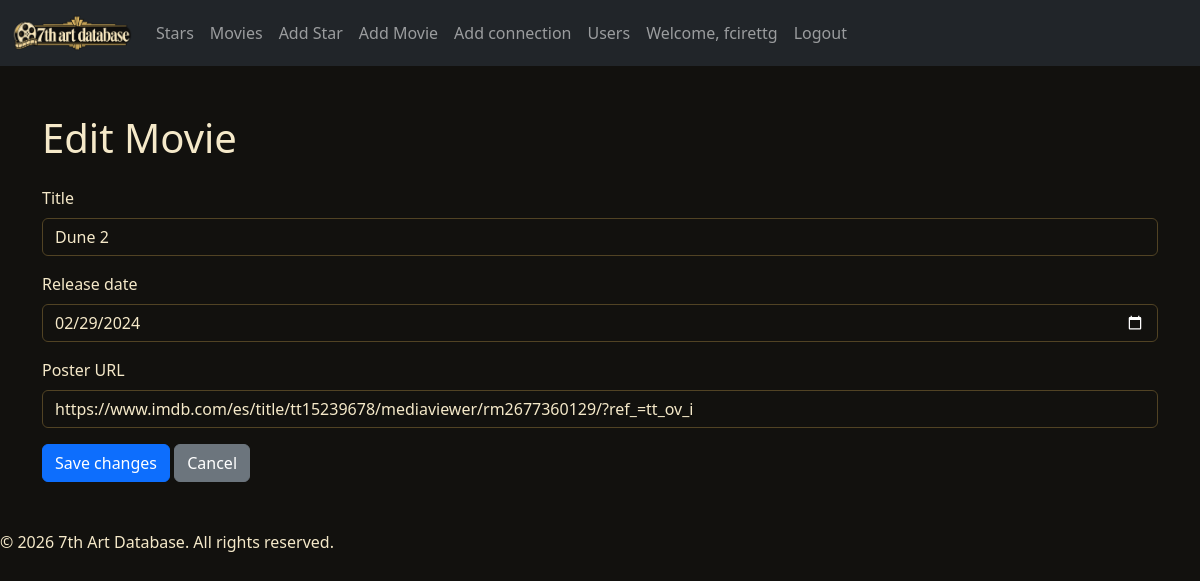
Before: /edit_movie/11 (signed in) with the older database file.
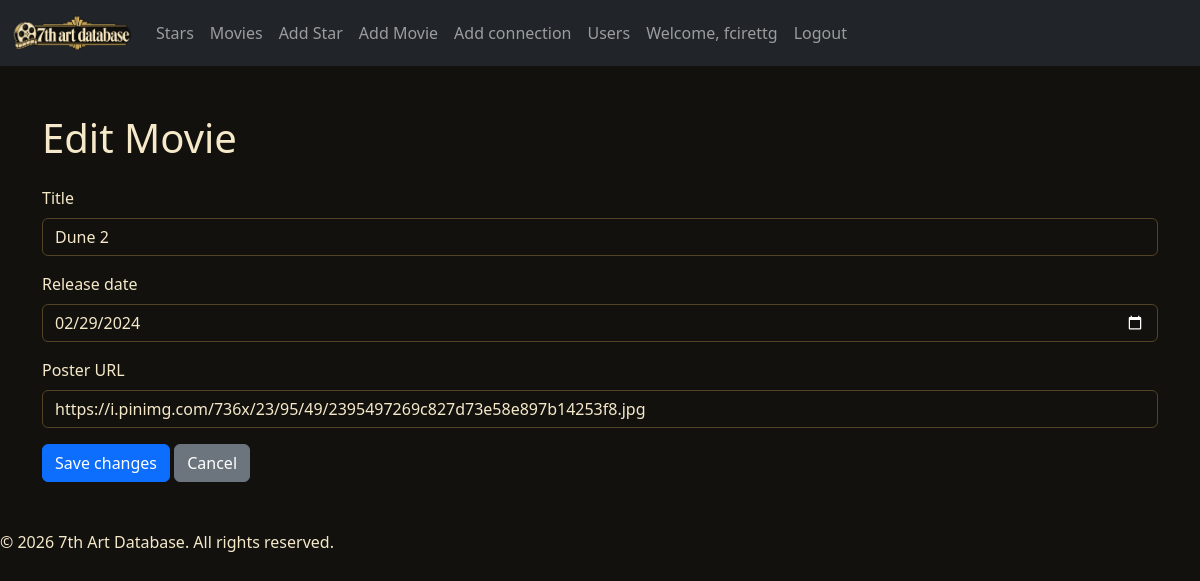
After: the same page with the newer database file.
### tables this page shows
CREATE TABLE movies (
        id INTEGER PRIMARY KEY,
        created_at TEXT NOT NULL,
        movie_title TEXT NOT NULL,
        release_date TEXT,
        poster_url TEXT,
        username TEXT,
        FOREIGN KEY (username) REFERENCES users (username)
    );

### app.py (the view, shortened to what this page needs)
@app.route('/edit_movie/<int:movie_id>', methods=['GET', 'POST'])
def edit_movie(movie_id):
    if not session.get('logged_in'):
        flash('Please log in to edit a movie.', 'warning')
        return redirect(url_for('login'))
    conn = db.open_database('movies.db')
    try:
        movie = db.get_movie(conn, movie_id)
    finally:
        db.close_database(conn)
    if movie is None:
        return 'Movie not found', 404
    return render_template('edit_movie.html', movie=movie)

### movies_sqlite.py (called while the page is built)
def open_database(db_path: str):
    conn = sqlite3.connect(db_path)
    return conn

def get_movie(conn, movie_id: int) -> Optional[dict]:
    cur = conn.cursor()
    cur.execute(
        """SELECT id, movie_title, release_date, poster_url
           FROM movies WHERE id = ?""",
        (movie_id,),
    )
    row = cur.fetchone()
    if row is None:
        return None
    fields = [description[0] for description in cur.description]
    return dict(zip(fields, row))

def close_database(conn):
    conn.close()

### templates/edit_movie.html
{% extends "base.html" %}
{% block body %}
    <main class="container py-5">
        <h1 class="mb-4">Edit Movie</h1>
        <form method="POST" action="{{ url_for('edit_movie', movie_id=movie.id) }}">
            <div class="mb-3">
                <label for="movie_title" class="form-label">Title</label>
                <input type="text" class="form-control" id="movie_title" name="movie_title" value="{{ movie.movie_title }}" required>
            </div>
            <div class="mb-3">
                <label for="release_date" class="form-label">Release date</label>
                <input type="date" class="form-control" id="release_date" name="release_date" value="{{ movie.release_date or '' }}">
            </div>
            <div class="mb-3">
                <label for="poster_url" class="form-label">Poster URL</label>
                <input type="url" class="form-control" id="poster_url" name="poster_url" value="{{ movie.poster_url or '' }}">
            </div>
            <button type="submit" class="btn btn-primary">Save changes</button>
            <a class="btn btn-secondary" href="{{ url_for('movies') }}">Cancel</a>
        </form>
    </main>
{% endblock %}

### templates/base.html (shortened to what this page needs)
<!DOCTYPE html>
<html lang="en" data-bs-theme="dark">
<head>
    {% block head %}
        <link href="https://cdn.jsdelivr.net/npm/bootstrap@5.3.2/dist/css/bootstrap.min.css" rel="stylesheet">
    {% endblock %}
</head>
<body>
        <nav class="navbar navbar-expand-lg navbar-dark bg-dark">
        <div class="container-fluid">
            <a class="navbar-brand" href="/">
                <img src="{{ url_for('static', filename='images/Logo7adb_head.png') }}" alt="7th Art Database" height="40">
            </a>
            <div class="collapse navbar-collapse" id="navbarNav">
                <ul class="navbar-nav">
                    <li class="nav-item">
                        <a class="nav-link" href="/stars">Stars</a>
                    </li>
                    <li class="nav-item">
                        <a class="nav-link" href="/movies">Movies</a>
                    </li>
                    {% if session.get('logged_in') %}
                    <li class="nav-item">
                        <a class="nav-link" href="/add_star">Add Star</a>
                    </li>
                    <li class="nav-item">
                        <a class="nav-link" href="/add_movie">Add Movie</a>
                    </li>
                    <li class="nav-item">
                        <a class="nav-link" href="/add_connection">Add connection</a>
                    </li>
                    <li class="nav-item">
                        <a class="nav-link" href="/users">Users</a>
                    </li>
                    {% endif %}
                </ul>
                <ul class="navbar-nav">
                    {% if session.get('logged_in') %}
                        <li class="nav-item">
                            <span class="nav-link">Welcome, {{ session.get('username') }}</span>
                        </li>
                        <li class="nav-item">
                            <a class="nav-link" href="/logout">Logout</a>
                        </li>
                    {% else %}
                        <li class="nav-item">
                            <a class="nav-link" href="/login">Login</a>
                        </li>
                    {% endif %}
                </ul>
            </div>
        </div>
    </nav>
    {% block body %}
    {% endblock %}
</body>
<footer>
    <p>&copy; 2026 7th Art Database. All rights reserved.</p>
</footer>

### templates/base.html (style rules this page uses)
:root { --bs-primary: #d6ad4f; --bs-primary-rgb: 214, 173, 79; --bs-primary-text-emphasis: #f1d78f; --bs-primary-bg-subtle: #332a17; --bs-primary-border-subtle: #8b6d2d; --bs-body-bg: #12110e; --bs-body-color: #f5e9c9; --bs-link-color: #e5c36a; --bs-link-hover-color: #f3d992; --bs-border-color: #514324; }

Changed rows visible on the page:
changed movies "Dune 2": poster_url "https://www.imdb.com/es/title/tt15239678/mediaviewer/rm2677360129/?ref_=tt_ov_i" → "https://i.pinimg.com/736x/23/95/49/2395497269c827d73e58e897b14253f8.jpg"
